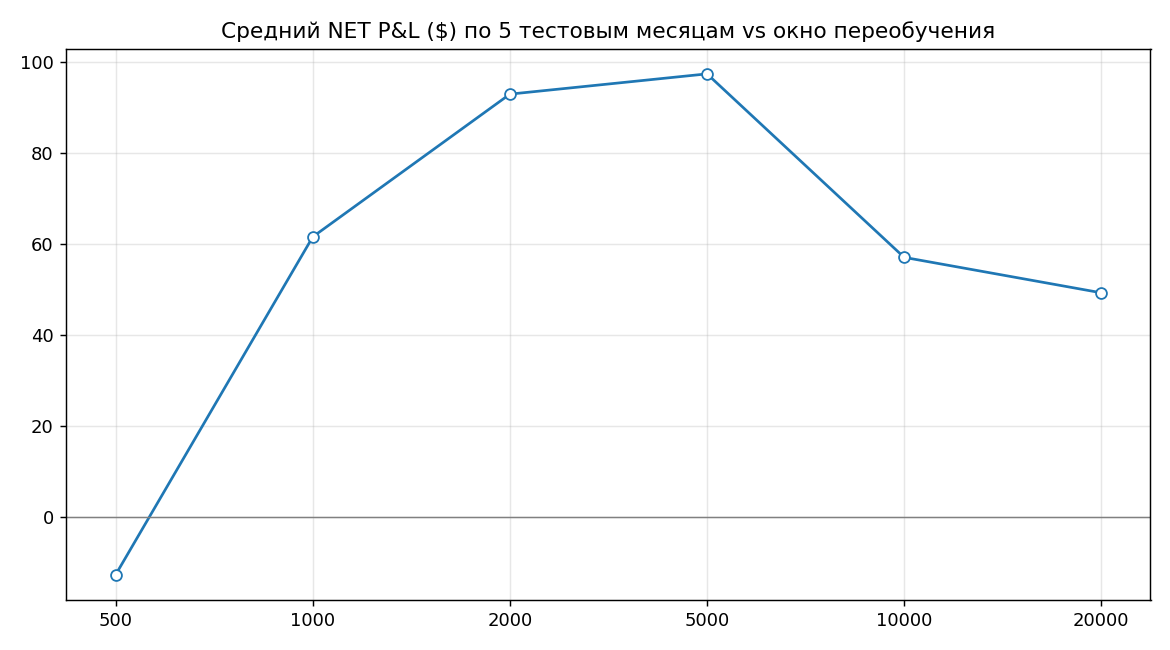

The script that saved this image:
import glob, os
import numpy as np
import pandas as pd
import xgboost as xgb
from sklearn.utils.class_weight import compute_sample_weight

RR = 1.5
HORIZON = 20
THR = 0.6
LOT = 0.01
COMMISSION_USD = 0.07

FEATURES = ["BODY_SIZE", "REL_RANGE", "is_outside_bull", "is_outside_bear", "ATR",
            "RELATIVE_ATR", "DAY", "HOUR", "VOL_CHANGE", "PREV_DIR"]
PARAMS = dict(lr=0.05, depth=6, n=500, sub=0.8, col=0.8, seed=42)

JPY = {'USDJPY', 'EURJPY', 'GBPJPY'}
DIRECT = {'EURUSD', 'GBPUSD', 'AUDUSD', 'NZDUSD'}

# окна переобучения (число последних сигнальных баров) и тестовые периоды
LOOKBACKS = [500, 1000, 2000, 5000, 10000, 20000]
PERIODS = [('2024-12-01', '2025-01-01'), ('2025-03-01', '2025-04-01'),
           ('2025-07-01', '2025-08-01'), ('2025-11-01', '2025-12-01'),
           ('2025-12-01', '2026-01-21')]

def point_size(sym):
    if sym == 'XAUUSD': return 0.01
    if sym in JPY: return 0.001
    return 0.00001

def usd_per_price(sym, px, gbpusd, usdjpy):
    if sym == 'XAUUSD': return 1.0
    if sym in DIRECT:   return 1000.0
    if sym in ('USDJPY', 'USDCAD', 'USDCHF'): return 1000.0 / px
    if sym == 'EURGBP': return 1000.0 * gbpusd
    if sym in ('EURJPY', 'GBPJPY'): return 1000.0 / usdjpy
    return 1000.0

def build_larry_features(df):
    df.columns = [c.strip().upper() for c in df.columns]
    df['is_outside_bull'] = ((df['LOW'] < df['LOW'].shift(1)) &
                             (df['HIGH'] > df['HIGH'].shift(1)) &
                             (df['CLOSE'] > df['HIGH'].shift(1))).astype(int)
    df['is_outside_bear'] = ((df['HIGH'] > df['HIGH'].shift(1)) &
                             (df['LOW'] < df['LOW'].shift(1)) &
                             (df['CLOSE'] < df['LOW'].shift(1))).astype(int)
    tr = np.maximum(df["HIGH"] - df["LOW"],
                    np.maximum(abs(df["HIGH"] - df["CLOSE"].shift(1)),
                               abs(df["LOW"] - df["CLOSE"].shift(1))))
    df["ATR"] = tr.rolling(14).mean()
    df["BODY_SIZE"] = abs(df["CLOSE"] - df["OPEN"]) / (df["HIGH"] - df["LOW"] + 1e-9)
    df["REL_RANGE"] = (df["HIGH"] - df["LOW"]) / (df["HIGH"].rolling(10).max() - df["LOW"].rolling(10).min() + 1e-9)
    df['DAY'] = pd.to_datetime(df['DATETIME']).dt.dayofweek
    df['RELATIVE_ATR'] = (df['HIGH'] - df['LOW']) / df['ATR']
    df['PREV_DIR'] = np.where(df['CLOSE'].shift(1) > df['OPEN'].shift(1), 1, -1)
    df['VOL_CHANGE'] = df['VOLUME'].pct_change()
    df['HOUR'] = pd.to_datetime(df['DATETIME']).dt.hour
    return df

def label_larry_strategy(df):
    df['target'] = 0
    h, l, c, o = df['HIGH'].values, df['LOW'].values, df['CLOSE'].values, df['OPEN'].values
    bull, bear = df['is_outside_bull'].values, df['is_outside_bear'].values
    for i in range(len(df) - HORIZON):
        entry_price = o[i + 1]
        if bull[i] == 1:
            sl = l[i]; tp = entry_price + (entry_price - sl) * RR
            for j in range(i + 1, i + HORIZON):
                if l[j] <= sl: break
                if h[j] >= tp: df.at[df.index[i], 'target'] = 1; break
        elif bear[i] == 1:
            sl = h[i]; tp = entry_price - (sl - entry_price) * RR
            for j in range(i + 1, i + HORIZON):
                if h[j] >= sl: break
                if l[j] <= tp: df.at[df.index[i], 'target'] = 2; break
    return df

def load_universe():
    frames = []
    for f in sorted(glob.glob(os.path.join(os.path.dirname(__file__), "data", "*.csv"))):
        name = os.path.basename(f).replace(".csv", "")
        symbol, tf = name.split("_")[0], name.split("_")[1]
        df = pd.read_csv(f, sep='\t')
        df = build_larry_features(df)
        df = label_larry_strategy(df)
        df = df.dropna(subset=FEATURES + ['target']).reset_index(drop=True)
        df['DATETIME'] = pd.to_datetime(df['DATETIME'])
        df.attrs['symbol'], df.attrs['tf'] = symbol, tf
        frames.append(df)
    return frames

def sig_mask(df):
    return ((df['is_outside_bull'] == 1) | (df['is_outside_bear'] == 1)).values

def simulate_period(frames, symbols, day_models, days, p_start, p_end, gbpusd, usdjpy):
    trades = []
    for df, sym in zip(frames, symbols):
        h, l, c, o = df['HIGH'].values, df['LOW'].values, df['CLOSE'].values, df['OPEN'].values
        sp = df['SPREAD'].values
        dt = pd.to_datetime(df['DATETIME']).values
        s = sig_mask(df); sig_idx = np.where(s)[0]
        pt = point_size(sym)
        open_until = -1
        for D in days:
            m = day_models[D]
            proba = m.predict_proba(df.loc[s, FEATURES].values)
            for k, i in enumerate(sig_idx):
                if i + 1 >= len(df) or i <= open_until:
                    continue
                entry_ts = dt[i + 1]
                if entry_ts < np.datetime64(D): continue
                if entry_ts >= np.datetime64(D) + np.timedelta64(1, 'D'): break
                if not (np.datetime64(p_start) <= entry_ts < np.datetime64(p_end)):
                    continue
                pb, ps = proba[k, 1], proba[k, 2]
                if pb > THR: side = 1
                elif ps > THR: side = 2
                else: continue
                eb = i + 1; entry = o[eb]
                if side == 1:
                    sl = l[i]; r = entry - sl
                    if r <= 0: continue
                    tp = entry + r * RR
                else:
                    sl = h[i]
                    if sl <= entry: continue
                    r = sl - entry
                    tp = entry - r * RR
                ex, j = None, eb
                for j in range(i + 1, len(df)):
                    if side == 1:
                        if l[j] <= sl: ex = sl; break
                        if h[j] >= tp: ex = tp; break
                    else:
                        if h[j] >= sl: ex = sl; break
                        if l[j] <= tp: ex = tp; break
                if ex is None: continue
                open_until = j
                upp = usd_per_price(sym, entry, gbpusd, usdjpy)
                gross = (ex - entry) * upp if side == 1 else (entry - ex) * upp
                cost = sp[eb] * pt * upp + COMMISSION_USD
                trades.append(dict(entry=pd.Timestamp(entry_ts), exit=pd.Timestamp(dt[j]),
                                   net=gross - cost))
    return pd.DataFrame(trades)

def main():
    print("GRID: окно переобучения (число сигналов) x несколько тестовых месяцев\n")
    frames = load_universe()
    symbols = [f.attrs['symbol'] for f in frames]
    gbpusd = float(frames[symbols.index('GBPUSD')]['CLOSE'].iloc[-1])
    usdjpy = float(frames[symbols.index('USDJPY')]['CLOSE'].iloc[-1])

    sig_ts, sig_X, sig_y = [], [], []
    for df in frames:
        ts = pd.to_datetime(df['DATETIME']).values
        m = sig_mask(df)
        sig_ts.append(ts[m]); sig_X.append(df.loc[m, FEATURES].values); sig_y.append(df.loc[m, 'target'].values)
    all_ts = np.concatenate(sig_ts); order = np.argsort(all_ts)
    all_ts = all_ts[order]
    all_X = np.vstack(sig_X)[order]
    all_y = np.concatenate(sig_y)[order]

    header = "    месяц      " + "".join(f"{n:>9}" for n in LOOKBACKS) + "   сделок"
    print(header)
    print("    " + "-" * (len(header) - 4))
    matrix = []
    counts = []
    for p_start, p_end in PERIODS:
        days = sorted({pd.Timestamp(t).date() for t in all_ts
                       if np.datetime64(p_start) <= t < np.datetime64(p_end)})
        row, cnts = [], []
        for N in LOOKBACKS:
            day_models = {}
            for D in days:
                pos = int(np.searchsorted(all_ts, np.datetime64(D), side='left'))
                lo = max(0, pos - N)
                X, y = all_X[lo:pos], all_y[lo:pos]
                m = xgb.XGBClassifier(objective="multi:softprob", num_class=3,
                                      learning_rate=PARAMS['lr'], max_depth=PARAMS['depth'],
                                      n_estimators=PARAMS['n'], subsample=PARAMS['sub'],
                                      colsample_bytree=PARAMS['col'], tree_method="hist",
                                      random_state=PARAMS['seed'])
                m.fit(X, y, sample_weight=compute_sample_weight(class_weight='balanced', y=y))
                day_models[D] = m
            T = simulate_period(frames, symbols, day_models, days, p_start, p_end, gbpusd, usdjpy)
            row.append(T['net'].sum())
            cnts.append(len(T))
        matrix.append(row); counts.append(cnts)
        print(f"{p_start} .. {p_end}  " + "".join(f"{v:>9.0f}" for v in row) + f"   {sum(cnts)//len(cnts)}")
    avg = np.mean(matrix, axis=0)
    print("    " + "-" * (len(header) - 4))
    print(f"  СРЕДНЕЕ       " + "".join(f"{v:>9.0f}" for v in avg))
    ranks = np.argsort(np.argsort(-np.array(matrix), axis=1), axis=1)  # ранг 0 = лучший
    print("  ранг по месяцу " + "".join(f"{v:>9d}" for v in np.argsort(avg)))
    print("\nРанги окна по каждому месяцу (0 = лучший месяц):")
    for (p_start, _), r in zip(PERIODS, ranks):
        print(f"  {p_start}: " + "".join(f"{v:>9d}" for v in r))
    print("\nСделок (среднее на месяц) по окнам:", [int(np.mean([c[i] for c in counts])) for i in range(len(LOOKBACKS))])

    import matplotlib
    matplotlib.use('Agg')
    import matplotlib.pyplot as plt
    plt.figure(figsize=(9, 5))
    plt.plot(range(len(LOOKBACKS)), avg, 'o-', markerfacecolor='white')
    plt.axhline(0, color='gray', lw=0.8)
    plt.xticks(range(len(LOOKBACKS)), LOOKBACKS)
    plt.title("Средний NET P&L ($) по 5 тестовым месяцам vs окно переобучения")
    plt.grid(alpha=0.3)
    plt.tight_layout()
    plt.savefig(os.path.join(os.path.dirname(__file__), "grid_lookback.png"), dpi=130)
    print("\nPlot: grid_lookback.png")

if __name__ == '__main__':
    main()
